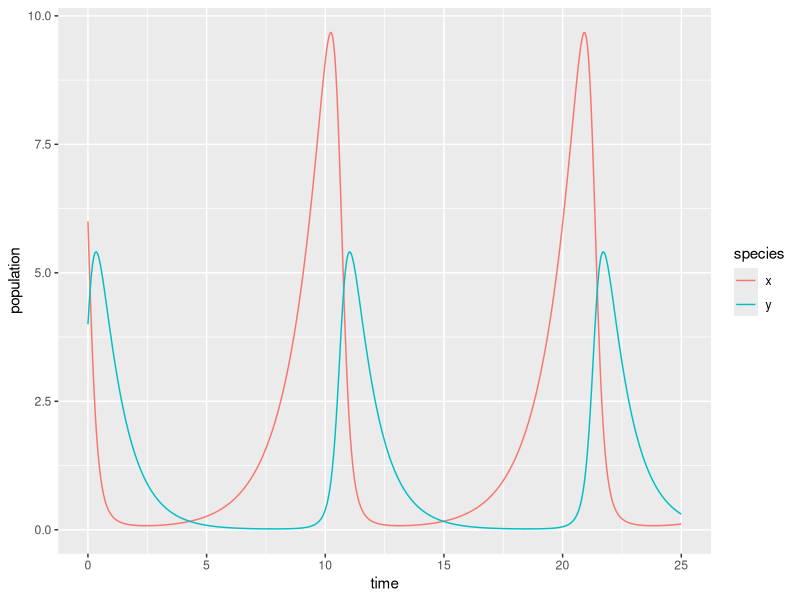

Here is the R script that generated this plot:
## ---- chunk 1
knitr::opts_chunk$set(echo = TRUE)
library(tidyverse)
library(deSolve)
library(kableExtra)
## ---- chunk 2
# Create a sequence of times (days): 
time <- seq(0, 25, by = 0.05)

# Set some parameter values (these can change - keep it in mind):
parameters <- c(alpha = .75, beta = 0.8, delta = 0.5, gamma = 1)

# Set the initial condition (prey and predator populations at t = 0).
# Recall: x = prey, y = predator
init_cond <- c(x = 6, y = 4)

# Prepare the series of differential equations as a function: 
lk_equations <- function(time, init_cond, parameters) {
  with(as.list(c(init_cond, parameters)), {
    dxdt = alpha * x - beta * x * y
    dydt = delta * x * y - gamma * y
    return(list(c(dxdt, dydt)))
  })
}

# Find the approximate the solution using `deSolve::ode()`:
approx_lk <- ode(y = init_cond, times = time, func = lk_equations, parms = parameters)

# Check the class: 
class(approx_lk)

# We really want this to be a data frame, and we want both prey (x) and predator (y) to be in the same column -- we'll learn why in EDS 221 (tidy data)
approx_lk_df <- data.frame(approx_lk) %>% 
  pivot_longer(cols = c(x,y), names_to = "species", values_to = "population")

# Plot it! 
ggplot(data = approx_lk_df, aes(x = time, y = population)) +
  geom_line(aes(color = species))
